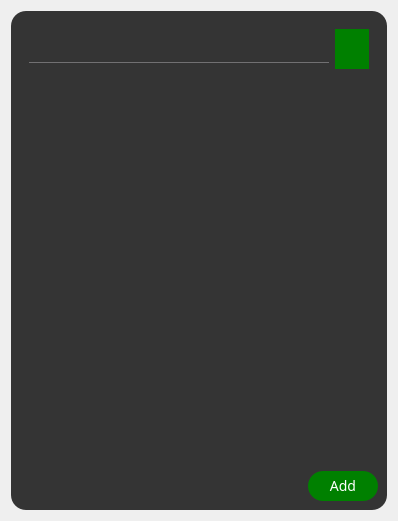
<?xml version="1.0" encoding="UTF-8"?>
<ui version="4.0">
 <class>FoodExceptions</class>
 <widget class="QDialog" name="FoodExceptions">
  <property name="geometry">
   <rect>
    <x>0</x>
    <y>0</y>
    <width>398</width>
    <height>521</height>
   </rect>
  </property>
  <property name="windowTitle">
   <string>Food Exceptions</string>
  </property>
  <property name="styleSheet">
   <string notr="true">*{
	font-family:century gothic;
	font-size: 16px;
}

QFrame{
	background:rgba(0, 0, 0, 200);
	border-radius: 15px;
}

#frame_2{
	background:transparent;
}
#FoodExceptions{
	background: url(/home/groumeliotis/project/Sarah/images/background.jpg);
}

*{
	font-family:century gothic;
	font-size: 16px;
}


QFrame{
	background:rgba(0, 0, 0, 200);
	border-radius: 15px;
}

#frame_2{
	background:transparent;
}
QPushButton{
	font-size:14px;
	background:green;
	border-radius: 15px;
}

QToolButton{
	background:transparent;
	color:darkgray;
	font-size:13px;
	border-radius: 60px;
}

QToolButton:hover{
	background:transparent;
	color:white;
	font-size:13px;
	border-radius: 60px;
}

QLabel{
	color: white;
	background:transparent;
}

QPushButton{
	color:white;
	/* border-radius: 15px; */
}

QPushButton:hover{
	/*color:darkgray;*/
	background-color:#16a016;
	border: black;
	/* border-radius: 15px; */
}

QLineEdit{
	background: transparent;
	border: none;
	color: #717072;
	border-bottom: 1px solid #717072;
	font-size: 18px;

}

QCheckBox{
	font-size:13px;
	background: none;
	color:darkgray;
}

#FoodException{
	background: url(/home/groumeliotis/project/Sarah/images/background.jpg);
}

#pushButton_forgot_pwd{
	background: transparent;
	font-size: 12px;

}
#pushButton_forgot_pwd:hover{
	background: transparent;
	font-size: 13px;
}

#label_usr{
	font-size:15px;
	color:red;
}
#label_pwd{
	font-size:15px;
	color:red;
}
#label_logo_S{
	font-size:40px;
    font-family: 'Times New Roman', Times, serif;
}

#label_logo_arah{
	font-size:14px;
    font-family: 'Times New Roman', Times, serif;
}

QRadioButton{
	font-size: 14px;
	color: darkgray;
}

QDateEdit{
	font-size: 14px;
	color: darkgray;
}

QSpinBox{
	font-size: 14px;
	color: darkgray;
}

QDoubleSpinBox{
	font-size: 14px;
	color: darkgray;
}
#label_userExist{
	font-size:15px;
	color:red;
}
#label_pnm{
	font-size:15px;
	color:red;
}
#label_gender{
	font-size:15px;
	color:red;
}

#label_weight{
	font-size:15px;
	color:red;
}

#label_height{
	font-size:15px;
	color:red;
}

#label_lname{
	font-size:15px;
	color:red;
}

#label_fname{
	font-size:15px;
	color:red;
}

#scrollArea{
	color:white;
	background-color:transparent;
	border:none;
}

QHeaderView::section {
    background-color: #646464;
    padding: 4px;
    font-size: 14pt;
    border-style: none;
    border-bottom: 1px solid #fffff8;
    border-right: 1px solid #fffff8;
}

QHeaderView::section:horizontal
{
    border-top: 1px solid #fffff8;
}

QHeaderView::section:vertical
{
    border-left: 1px solid #fffff8;
}

#search{
	border-radius:20px;
}</string>
  </property>
  <layout class="QGridLayout" name="gridLayout">
   <item row="0" column="0">
    <widget class="QFrame" name="frame">
     <property name="frameShape">
      <enum>QFrame::StyledPanel</enum>
     </property>
     <property name="frameShadow">
      <enum>QFrame::Raised</enum>
     </property>
     <layout class="QGridLayout" name="gridLayout_4">
      <item row="2" column="0">
       <layout class="QHBoxLayout" name="horizontalLayout">
        <item>
         <spacer name="horizontalSpacer">
          <property name="orientation">
           <enum>Qt::Horizontal</enum>
          </property>
          <property name="sizeHint" stdset="0">
           <size>
            <width>40</width>
            <height>20</height>
           </size>
          </property>
         </spacer>
        </item>
        <item>
         <widget class="QPushButton" name="Add_pushButton">
          <property name="sizePolicy">
           <sizepolicy hsizetype="Fixed" vsizetype="Fixed">
            <horstretch>0</horstretch>
            <verstretch>0</verstretch>
           </sizepolicy>
          </property>
          <property name="minimumSize">
           <size>
            <width>70</width>
            <height>30</height>
           </size>
          </property>
          <property name="text">
           <string>Add</string>
          </property>
         </widget>
        </item>
       </layout>
      </item>
      <item row="1" column="0">
       <widget class="QScrollArea" name="scrollArea">
        <property name="styleSheet">
         <string notr="true">*{
	background-color:transparent;
}</string>
        </property>
        <property name="widgetResizable">
         <bool>true</bool>
        </property>
        <widget class="QWidget" name="scrollAreaWidgetContents">
         <property name="geometry">
          <rect>
           <x>0</x>
           <y>0</y>
           <width>362</width>
           <height>383</height>
          </rect>
         </property>
         <layout class="QGridLayout" name="gridLayout_3">
          <item row="0" column="0">
           <layout class="QVBoxLayout" name="verticalLayout"/>
          </item>
         </layout>
        </widget>
       </widget>
      </item>
      <item row="0" column="0">
       <widget class="QFrame" name="frame_2">
        <property name="frameShape">
         <enum>QFrame::StyledPanel</enum>
        </property>
        <property name="frameShadow">
         <enum>QFrame::Raised</enum>
        </property>
        <layout class="QGridLayout" name="gridLayout_2">
         <item row="0" column="2">
          <widget class="QPushButton" name="searchButton">
           <property name="sizePolicy">
            <sizepolicy hsizetype="Fixed" vsizetype="Fixed">
             <horstretch>0</horstretch>
             <verstretch>0</verstretch>
            </sizepolicy>
           </property>
           <property name="minimumSize">
            <size>
             <width>20</width>
             <height>40</height>
            </size>
           </property>
           <property name="styleSheet">
            <string notr="true">*{border-radius:20px}</string>
           </property>
           <property name="text">
            <string/>
           </property>
           <property name="icon">
            <iconset>
             <normaloff>../../images/search.png</normaloff>../../images/search.png</iconset>
           </property>
           <property name="iconSize">
            <size>
             <width>40</width>
             <height>16</height>
            </size>
           </property>
          </widget>
         </item>
         <item row="0" column="0" colspan="2">
          <widget class="QLineEdit" name="lineEdit"/>
         </item>
        </layout>
       </widget>
      </item>
     </layout>
    </widget>
   </item>
  </layout>
 </widget>
 <tabstops>
  <tabstop>lineEdit</tabstop>
  <tabstop>searchButton</tabstop>
  <tabstop>scrollArea</tabstop>
  <tabstop>Add_pushButton</tabstop>
 </tabstops>
 <resources/>
 <connections/>
</ui>
